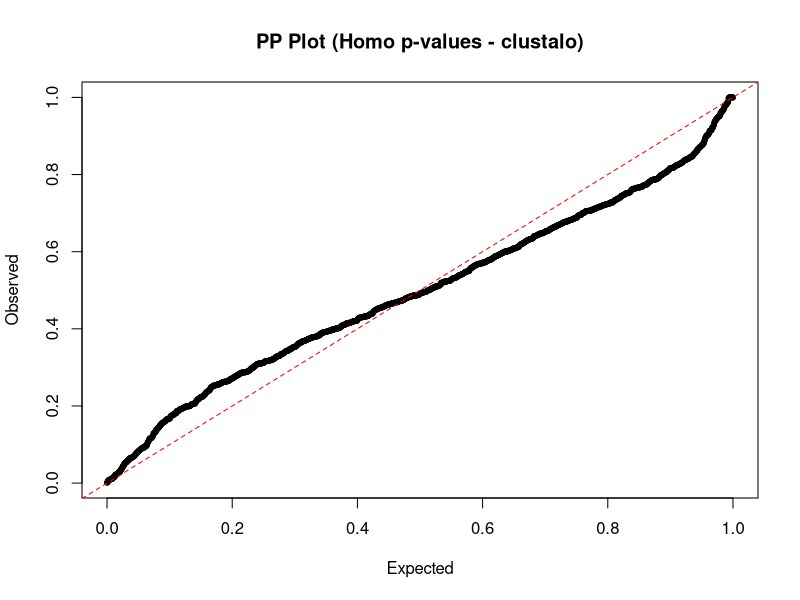

Here is the R script that generated this plot:
# # clustalo
# set
# d <- read.table("work/5_homo/_Summary.csv",
#                    header=TRUE,
#                    sep=",",
#                    skip=6)
# head(d)
# p_values <- d$p
# observed <- sort(p_values)
# 
# pdf(height=4, width=3.5, file="P-values.pdf")
# expected <- seq(0, 1, length.out = length(observed))
# a <- plot(expected, observed,
#      main="PP Plot (Homo p-values - clustalo)",
#      xlab="Expected",
#      ylab="Observed")
# abline(0, 1, col="red", lty=2)
# dev.off()
# 1. Load the data (skipping the first 6 metadata lines)
d <- read.table("work/5_homo/_Summary.csv",
                header=TRUE,
                sep=",",
                skip=6)

# 2. Extract and sort the p-values from column 'p'
# Note: Ensure the column header in your CSV is exactly 'p'
p_values <- d$p 
observed <- sort(p_values)

# 3. Create the Expected values (0 to 1) for the PP plot
expected <- seq(0, 1, length.out = length(observed))

# 4. Open the PDF device to save the plot
pdf(height=4, width=4, file="P-values.pdf")

# 5. Generate the plot
plot(expected, observed,
     main="PP Plot (Homo p-values - clustalo)",
     xlab="Expected",
     ylab="Observed",
     pch=20,       # Using solid dots for better visibility
     col="black")

# 6. Add the 1:1 reference line
abline(0, 1, col="red", lty=2)

# 7. Finalize and save the PDF file
dev.off()
